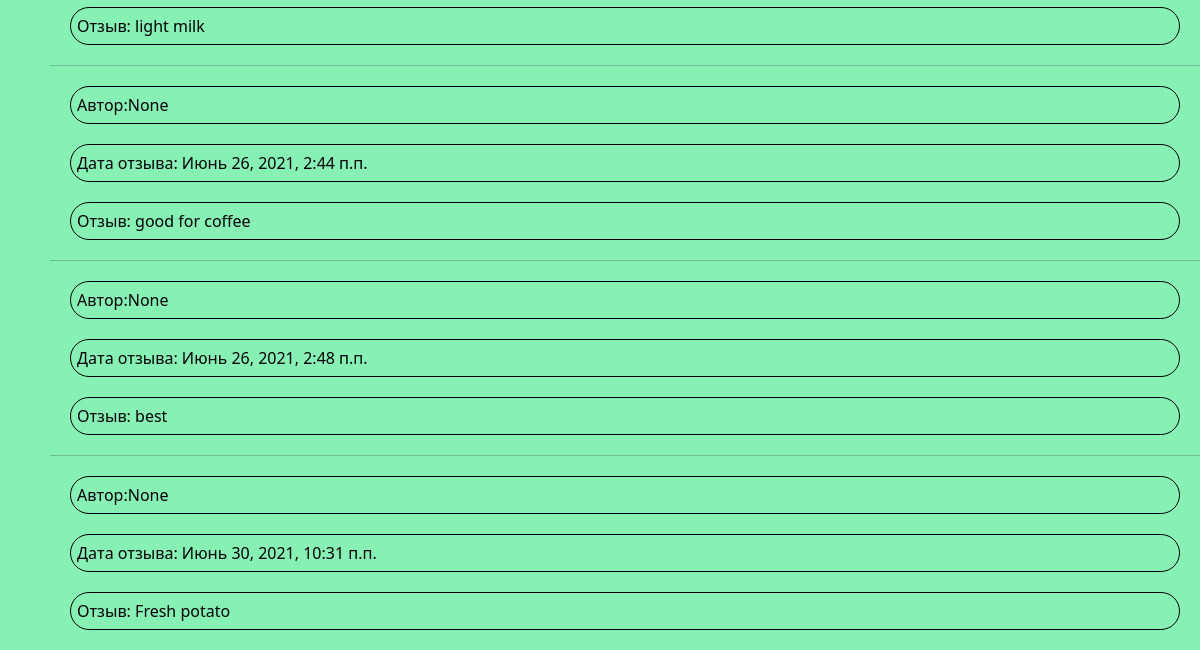
/review/ (lower part), run on an earlier commit of the app's database.
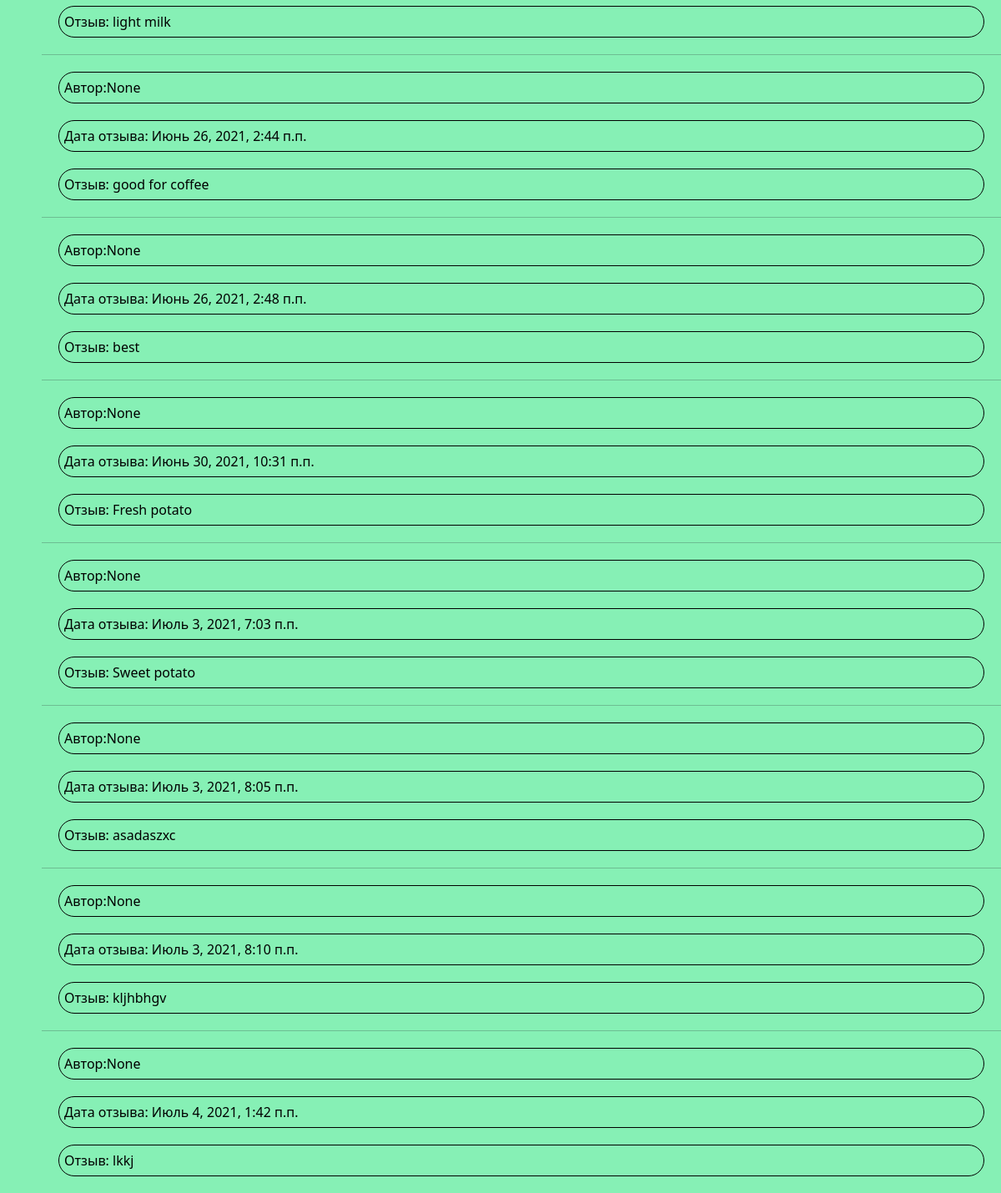
And on a later commit of the database.
### HW_app/models.py (models this page shows, shortened)
class Review(models.Model):
    class Meta:
        verbose_name = 'Отзыв'
        verbose_name_plural = 'Отзывы'
    author = models.ForeignKey(to=User, verbose_name='Автор', on_delete=models.CASCADE, null=True)
    text = models.CharField('Текст', max_length=255)
    date = models.DateTimeField('Дата', auto_now=True, null=False)
    product = models.ForeignKey(Product, verbose_name='Товар', on_delete=models.CASCADE)

### HW_app/views.py (the view)
# urls.py: path('review/', views.review_list),
def review_list(request):
    review = Review.objects.all().exclude(text='niger').order_by('date')
    data = {
        'review': review
    }
    return render(request, 'reviews.html', context=data)

### templates/reviews.html (shortened to what this page needs)
{% extends 'layout.html' %}
{% block content %}
{% for reviews in review %}
    <hr>
    <p class="yellow-tag">Автор:{{ reviews.author }}</p>
    <p class="yellow-tag">Дата отзыва: {{ reviews.date }}</p>
    <p class="yellow-tag">Отзыв: {{ reviews.text }}</p>
{% endfor %}
{% endblock %}

What changed in the data, as far as the page shows it:
added Review: author "None", date "Июль 3, 2021, 7:03 п.п.", text "Sweet potato"
added Review: author "None", date "Июль 3, 2021, 8:05 п.п.", text "asadaszxc"
added Review: author "None", date "Июль 3, 2021, 8:10 п.п.", text "kljhbhgv"
added Review: author "None", date "Июль 4, 2021, 1:42 п.п.", text "lkkj"
